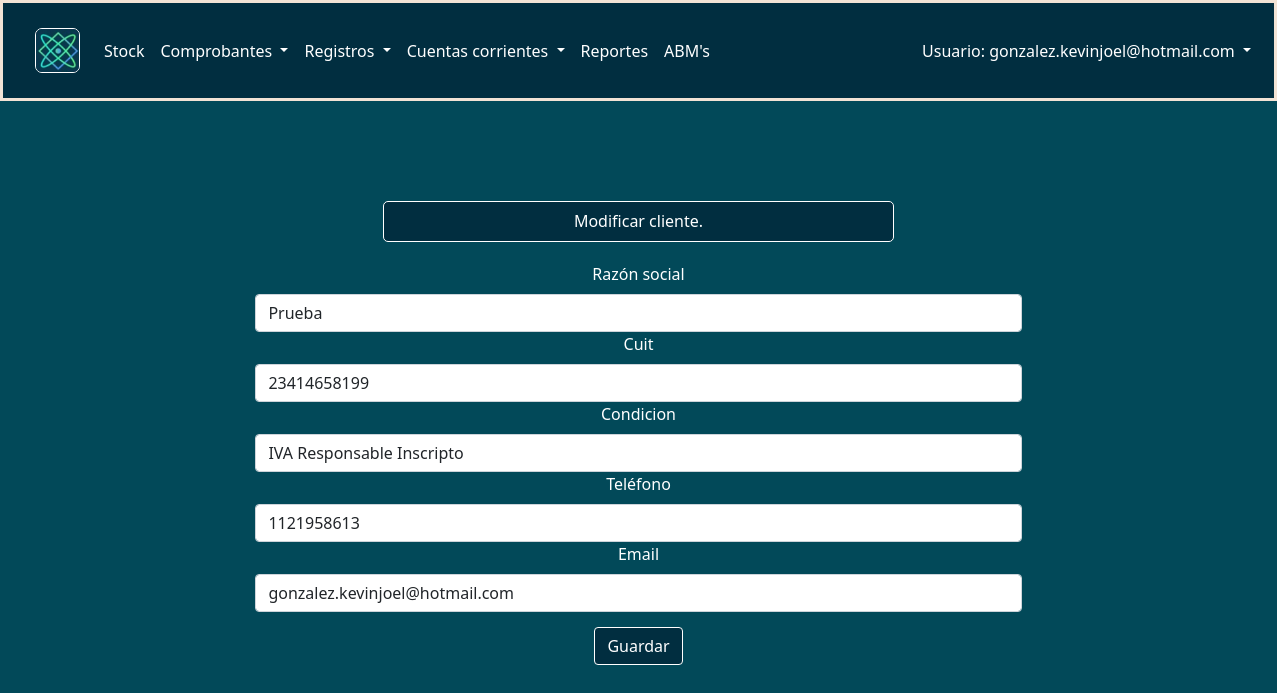
The app's page /abm/modificarproveedor/1 (signed in), older data.
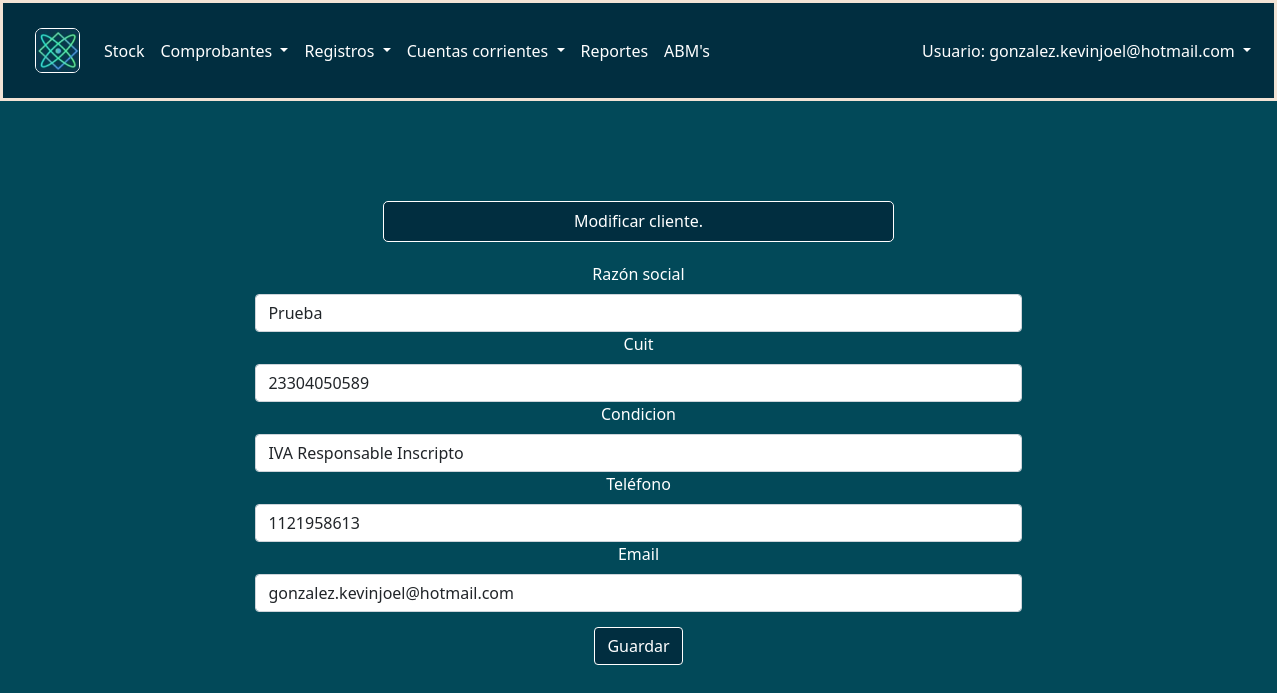
The same page, newer data.
### AppProveedores/models.py (models this page shows, shortened)
class Proveedores(models.Model):
    id_proveedor = models.IntegerField(primary_key = True)
    cuit = models.PositiveIntegerField()
    razon_social = models.CharField('Razón social', max_length=30)
    condicion = models.ForeignKey(CondicionFiscal, on_delete=models.CASCADE)
    telefono = models.CharField('Teléfono', max_length=30)
    email = models.EmailField('Email')
    direccion = models.ForeignKey(Direcciones, on_delete = models.CASCADE)
    created = models.DateTimeField(auto_now_add=True)
    updated = models.DateTimeField(auto_now_add=True)
    class Meta:
        verbose_name = "Proveedor"
        verbose_name_plural = "Proveedores"

### AppABM/views.py (the view, shortened to what this page needs)
# urls.py: path('modificarproveedor/<id>', views.modificar_proveedor, name="modificar_proveedor"),
@login_required
def modificar_proveedor(request, id):
    producto = get_object_or_404(Proveedores, id_proveedor=id)
    data = {
        'form': ProveedorModificarForm(instance=producto)
    }
    return render(request, 'AppABM/modificarcliente.html', data)

### AppABM/forms.py
class ProveedorModificarForm(forms.ModelForm):
    class Meta:
        model = Proveedores
        fields = ['razon_social', 'cuit', 'condicion', 'telefono', 'email']

### AppAgregar/context_processor.py (called while the page is built)
def importe_total(request):
    total=0.0
    if request.user.is_authenticated:
        if "agregar" in request.session.keys():
                for key, value in request.session['agregar'].items():
                        total=total+value['totalcant']
    return {'importe_total': total}

def importe_totalsiniva(request):
    total=0.0
    if request.user.is_authenticated:
        if "agregar" in request.session.keys():
                for key, value in request.session['agregar'].items():
                        total=total+value['subtotal']
    return {'totalsiniva': total}

### AppAgregarV/context_processor.py (called while the page is built)
def importe_total(request):
    total=0.0
    if request.user.is_authenticated:
        if "agregarv" in request.session.keys():
                for key, value in request.session['agregarv'].items():
                        total=total+value['totalcant']
    return {'totalventaIVA': total}

### AppClientes/models.py (called while the page is built)
    def __str__(self):
        return self.condicion_fiscal

### AppABM/templates/AppAbm/modificarcliente.html (shortened to what this page needs)
{% extends "base/base.html" %}
{% load widget_tweaks %}
{% load bootstrap4 %}
{% load static %}
{% block content %}
    <form method="post" class="formularioadd" enctype="multipart/form-data">
        <h6 class="addproductabm"> Modificar cliente. </h6>
        {% for field in form.visible_fields %}
            <div class="form-group add" style="width: 60%; margin:auto; color: white;">
                <label for="{{ field.id_for_label }}">{{ field.label }}</label>
                {{ field|add_class:'form-control' }}
            </div>
        {% endfor %}
            <div class="form-group guardar">
                <button type="submit" class="btn btn-success" style="margin-top: 15px; background-color: #012E40; border: solid 1px white;">
                 Guardar
                </button>
            </div>
    </form>
{% endblock %}

Row changes from the older to the newer data that the page shows:
changed Proveedores "Prueba": cuit "23414658199" → "23304050589"
